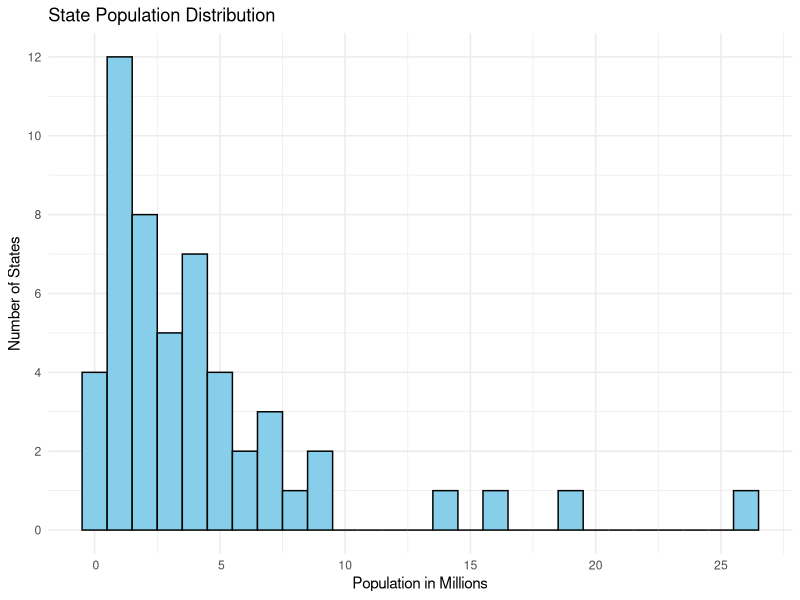
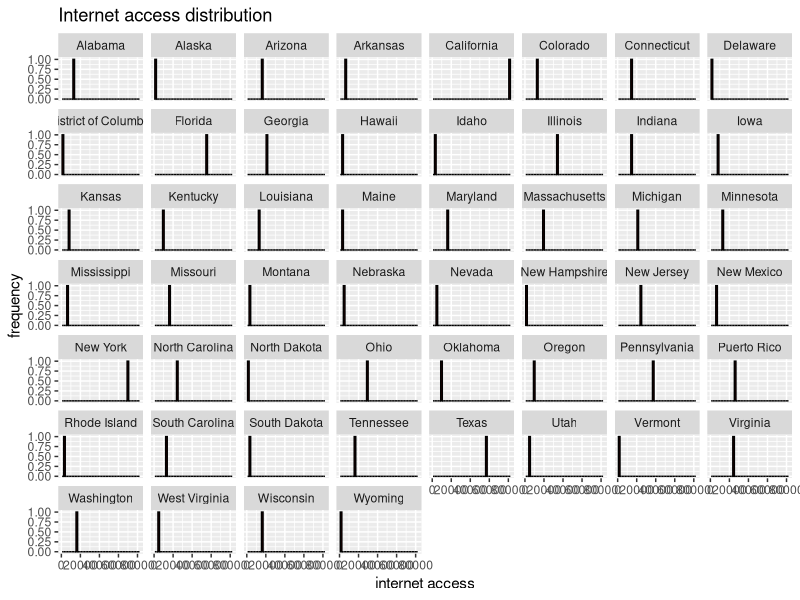

Reproduce these figures in R, in order.
## ---- chunk 1
install.packages("reader")
## ---- chunk 2
library(readr)
library(tidyverse)
knitr::opts_chunk$set(echo = TRUE, warning=FALSE, message=FALSE)
## ---- chunk 3
Edu_Comp_22 <- read_csv("Data/Edu_Comp_22.csv")
View(Edu_Comp_22)
## ---- chunk 4
# Replace two headers with one 
data <- read.csv("Data/Edu_Comp_22.csv", header = FALSE, skip = 2) # Skip 1st two rows
col_names <- read.csv("Data/Edu_Comp_22.csv", header = FALSE, nrows = 1) # Using column ID
colnames(data) <- col_names # Assigns col_names to data
## ---- chunk 5
ggplot(data, aes(x = B28006_001E)) +
  geom_histogram(binwidth = 1000000, fill = "skyblue", color = "black") +
  labs(title = "State Population Distribution",
       x = "Population in Millions",
       y = "Number of States") +
  scale_y_continuous(breaks = seq(0, 14, by = 2),
                     labels = function(x) format(x, scientific = FALSE)) +
  scale_x_continuous(breaks = seq(0, max(data$B28006_001E), by = 5e6),
                     labels = function(x) format(x / 1e6, scientific = FALSE, big.mark = ",")) +
  theme_minimal()

## ---- chunk 6
ggplot(data, aes(x = B28006_019E)) +
  geom_histogram(bins = 50, fill = 'red', color = 'black') +
  labs(title = 'Internet access distribution',
      x = 'internet access',
      y = 'frequency') +
      facet_wrap(~NAME)
